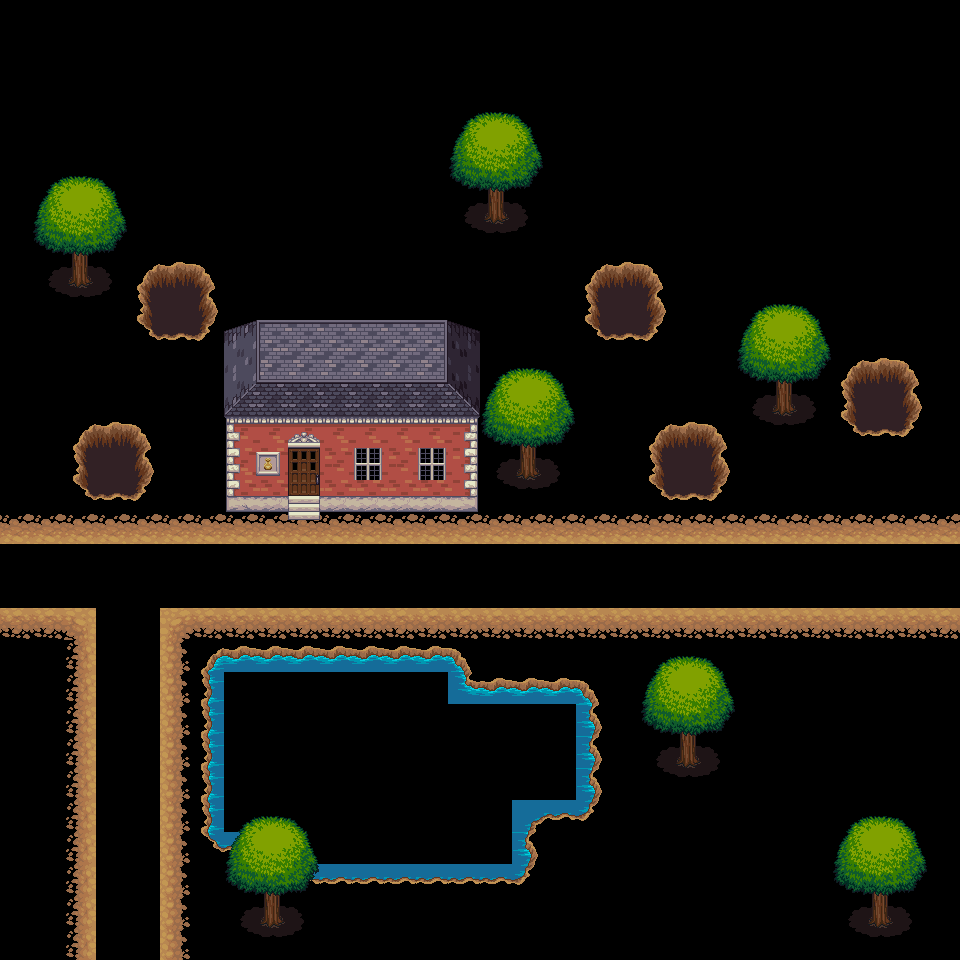

The image is a tile-based game level rendered from a .tmx file. Its description and source (layers, tilesets, objects; grid data summarised) follow:
An orthogonal 30x30 tile map with 32x32 px tiles, 3 tile layers (fringe, fringe2, over), 3 hidden layers not drawn, 9 tilesets.

<map version="1.0" orientation="orthogonal" width="30" height="30" tilewidth="32" tileheight="32">
 <tileset firstgid="1" name="grass" tilewidth="32" tileheight="32">
  <image source="tiles/grass.png" width="96" height="192" />
 </tileset>
 <tileset firstgid="19" name="dirt" tilewidth="32" tileheight="32">
  <image source="tiles/dirt.png" width="96" height="192" />
 </tileset>
 <tileset firstgid="37" name="hole" tilewidth="32" tileheight="32">
  <image source="tiles/hole.png" width="96" height="192" />
 </tileset>
 <tileset firstgid="55" name="house" tilewidth="32" tileheight="32">
  <image source="tiles/house.png" width="288" height="224" />
 </tileset>
 <tileset firstgid="118" name="water" tilewidth="32" tileheight="32">
  <image source="tiles/water.png" width="96" height="192" />
 </tileset>
 <tileset firstgid="136" name="treetop" tilewidth="32" tileheight="32">
  <image source="tiles/treetop.png" width="192" height="224" />
 </tileset>
 <tileset firstgid="178" name="trunk" tilewidth="32" tileheight="32">
  <image source="tiles/trunk.png" width="192" height="96" />
 </tileset>
 <tileset firstgid="196" name="signs" tilewidth="32" tileheight="32">
  <image source="tiles/signs.png" width="96" height="64" />
 </tileset>
 <tileset firstgid="202" name="meta" tilewidth="32" tileheight="32">
  <image source="tiles/meta.png" width="128" height="128" />
  <tile id="0">
   <properties>
    <property name="collidable" value="true" />
   </properties>
  </tile>
 </tileset>
 <layer name="ground" width="30" height="30" visible="0">
  <data>[900 cells, 900 non-empty, 6 distinct tile ids]</data>
 </layer>
 <layer name="fringe" width="30" height="30">
  <data>[900 cells, 207 non-empty, 47 distinct tile ids]</data>
 </layer>
 <layer name="fringe2" width="30" height="30">
  <data>[900 cells, 69 non-empty, 14 distinct tile ids]</data>
 </layer>
 <layer name="over" width="30" height="30">
  <data>[900 cells, 71 non-empty, 14 distinct tile ids]</data>
 </layer>
 <layer name="over2" width="30" height="30" visible="0">
  <data>[900 cells, 2 non-empty, 2 distinct tile ids]</data>
 </layer>
 <layer name="collision" width="30" height="30" visible="0" opacity="0.62">
  <data>[900 cells, 196 non-empty, 1 distinct tile ids]</data>
 </layer>
 <objectgroup name="actors" width="30" height="30" visible="0" />
</map>
